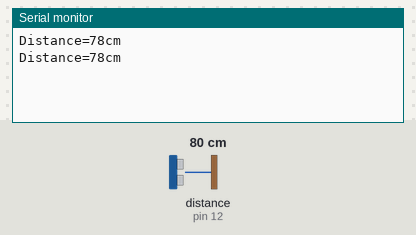
Bench run of a sketch on a simulated Arduino Uno, built with avr-gcc and run on an emulated ATmega328P. Shown: the last lines printed to the serial monitor. Wiring (inferred from the names in the program): ultrasonic range finder: trigger pin 13; echo pin 12. Inputs (shaded band) come from the test bench; at power-on: distance to the obstacle (sensor on pin 12) 80 cm. The echo pulse lasts 58.3 µs per cm.

Above: at 1.8 s.
1.9 s: distance to the obstacle (sensor on pin 12) set to 2 cm
At 2.8 s:
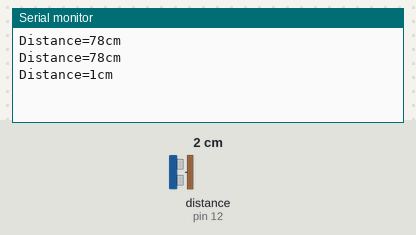
3.4 s: distance to the obstacle (sensor on pin 12) set to 4 cm
At 4.7 s:
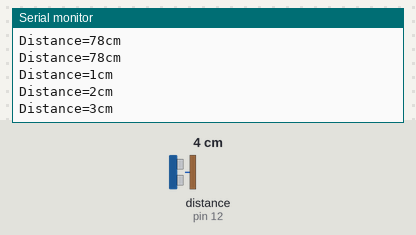
Timing chart, 0 to 6.4 s (numbered marks = the images above; inputs shaded):
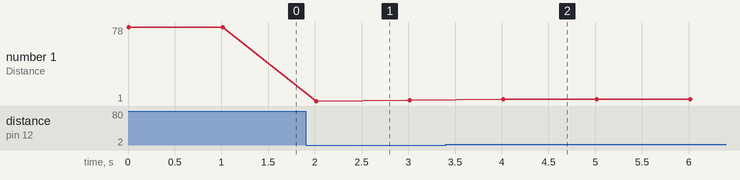

The sketch:

UltrasonicDistanceMeasurement.ino
```cpp
const int trig=13;
const int echo=12;

long duration;
int distance;


void setup() {
  // put your setup code here, to run once:
  pinMode(trig,OUTPUT);
  pinMode(echo,INPUT);
  Serial.begin(9600);
}

void loop() {
  // put your main code here, to run repeatedly:
  digitalWrite(trig,LOW);
  delayMicroseconds(2);
  digitalWrite(trig,HIGH);
  delayMicroseconds(10);
  digitalWrite(trig,LOW);

  duration=pulseIn(echo,HIGH);
  distance=duration*0.034/2;

  Serial.print("\nDistance=");
  Serial.print(distance);
  Serial.print("cm");
  delay(1000);


}
```

Measured:
- after the input at 1.9 s, the serial monitor: prints a new line after 0.11 s (image 1)
- after the input at 3.4 s, the serial monitor: prints a new line after 0.61 s (image 2)
- plotted number 1: 78 → 2 after the input at 1.9 s, 2 → 3 after the input at 3.4 s
